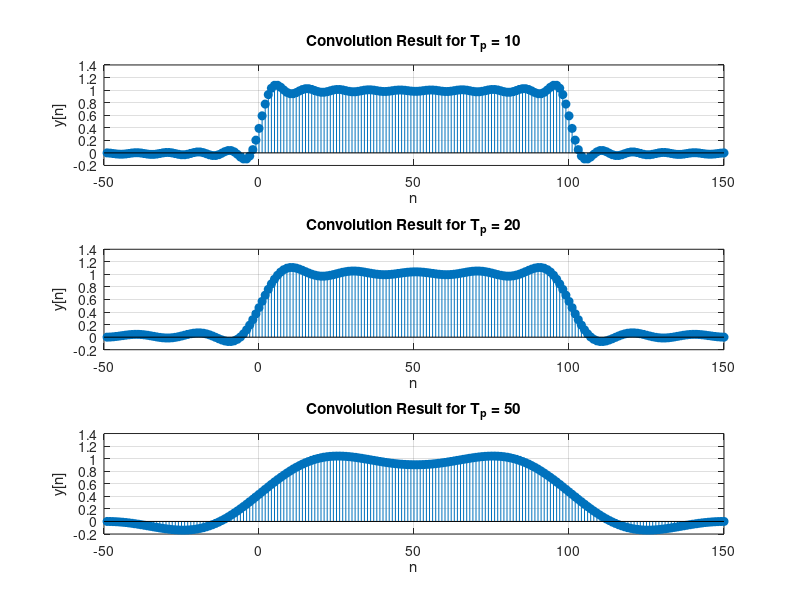

Write the MATLAB code that produced this figure.
% Define the rectangular wave input signal x[n]
n_x = 1:100;  % Time indices for x[n]
x = ones(1, 100);  % x[n] = 1 for 1 <= n <= 100
 
% Different values of Tp
Tp_values = [10, 20, 50];
 
% Initialize figure for plotting
figure;
 
for i = 1:length(Tp_values)
    Tp = Tp_values(i);
    
    % Define the impulse response h[n]
    k = -50:50;  % Time indices for h[n] (sufficiently large range)
    
    % Compute the sinc function values
    h = (2/Tp) * arrayfun(@(x) sinc(x * 2 / Tp), k);
    
    % Perform the convolution
    y = conv(x, h);
    
    % Define the time indices for the result
    n_y = (n_x(1) + k(1)):(n_x(end) + k(end));
    
    % Plot the convolution result y[n]
    subplot(length(Tp_values), 1, i);
    stem(n_y, y, 'filled');
    title(['Convolution Result for T_p = ', num2str(Tp)]);
    xlabel('n');
    ylabel('y[n]');
    grid on;
end
 
% Display the results
disp('Convolution results for different T_p values have been plotted.');
